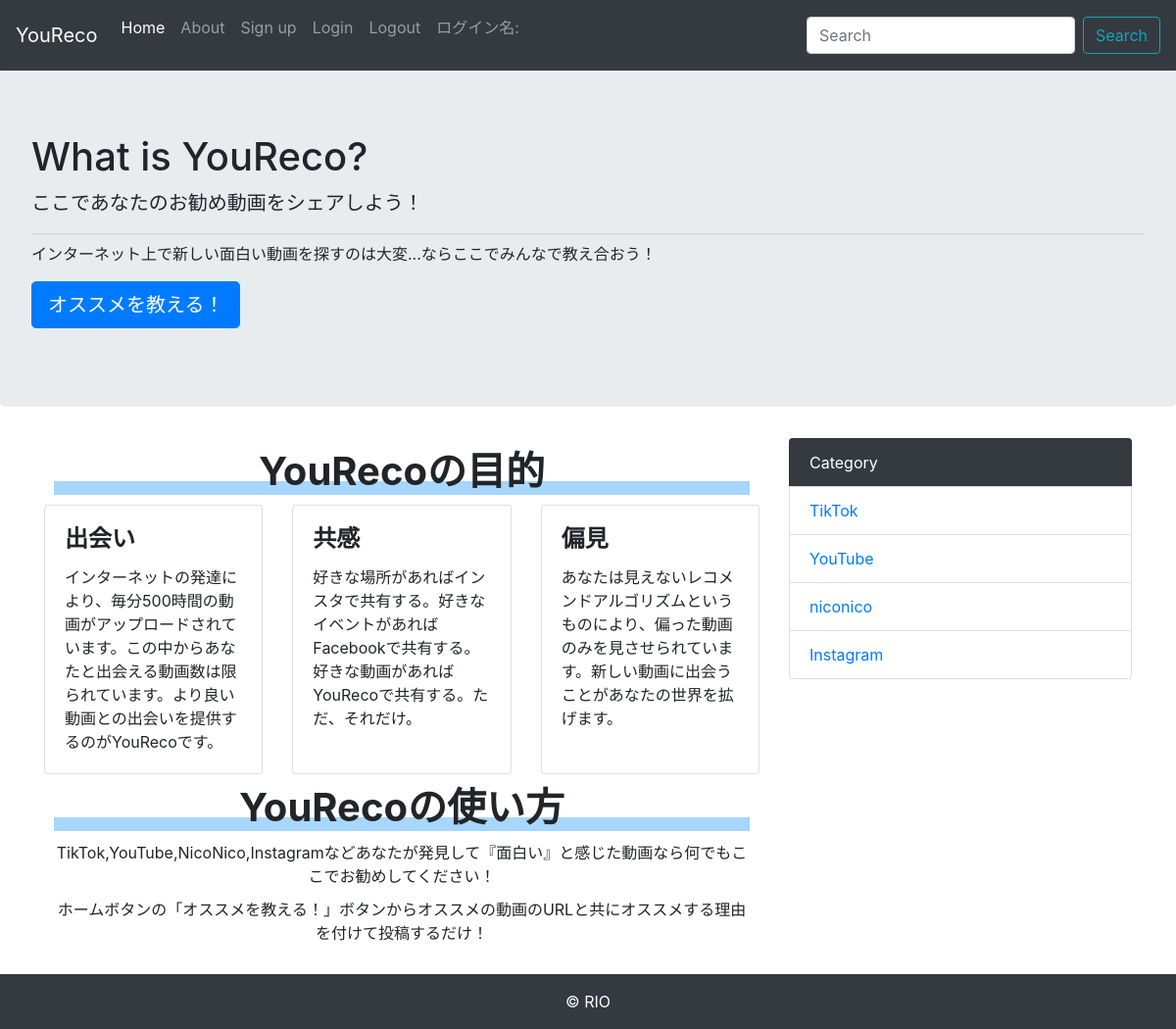
The page /about/ on the database its author committed.
### blog/models.py (models this page shows)
class Category(models.Model):
    name = models.CharField('Category', max_length=255)
    created_at = models.DateTimeField('Date', default=timezone.now)
    def __str__(self):
        return self.name

### blog/views.py (the view)
class AboutView(TemplateView):
    template_name = 'blog/about.html'

### blog/context_processors.py (called while the page is built)
def common(request):
    context = {
        'category_list': Category.objects.all(),
    }
    return context

### blog/templates/blog/about.html
{% extends 'blog/base.html' %}
{% block content%}
{% load static%}
{% block extrahead %}
<link href="{% static 'about.css' %}" rel="stylesheet">
{% endblock %}
<div class='aboutcontent'>
    <h1 class='title'>YouRecoの目的</h1>
    <div class="card-deck">
        <div class="card">
        <div class="card-body">
            <h4 class="card-title">出会い</h4>
            <p class="card-text"> インターネットの発達により、毎分500時間の動画がアップロードされています。この中からあなたと出会える動画数は限られています。より良い動画との出会いを提供するのがYouRecoです。</p>
        </div>
        </div>
        <div class="card">
        <div class="card-body">
            <h4 class="card-title">共感</h4>
            <p class="card-text">好きな場所があればインスタで共有する。好きなイベントがあればFacebookで共有する。好きな動画があればYouRecoで共有する。ただ、それだけ。</p>
        </div>
        </div>
        <div class="card">
        <div class="card-body">
            <h4 class="card-title">偏見</h4>
            <p class="card-text">あなたは見えないレコメンドアルゴリズムというものにより、偏った動画のみを見させられています。新しい動画に出会うことがあなたの世界を拡げます。</p>
        </div>
        </div>
    </div>
    <h1 class='title'>YouRecoの使い方</h1>
    <p class='howto'>TikTok,YouTube,NicoNico,Instagramなどあなたが発見して『面白い』と感じた動画なら何でもここでお勧めしてください！</p>
    <p class='howto'>ホームボタンの「オススメを教える！」ボタンからオススメの動画のURLと共にオススメする理由を付けて投稿するだけ！</p>
</div>
{% endblock%}

### blog/templates/blog/base.html (shortened to what this page needs)
<!doctype html>
<html lang="ja">
  <head>
    <link rel="stylesheet" href="https://maxcdn.bootstrapcdn.com/bootstrap/4.0.0-beta.2/css/bootstrap.min.css">
  </head>
  <body>
    <nav class="navbar navbar-expand-lg navbar-dark bg-dark">
      <a class="navbar-brand" href="#">YouReco</a>
      <div class="collapse navbar-collapse" id="navbarSupportedContent">
        <ul class="navbar-nav mr-auto">
          <li class="nav-item active">
            <a class="nav-link" href="{% url 'blog:index' %}">Home</a>
          </li>
          <li class="nav-item">
            <a class="nav-link" href="{% url 'blog:about' %}">About</a>
          </li>
          <li class="nav-item">
            <a class="nav-link" href="{% url 'blog:create_account' %}">Sign up</a>
          </li>
          <li class="nav-item">
            <a class="nav-link" href="{% url 'blog:login' %}">Login</a>
          </li>
          <li class="nav-item">
            <a class="nav-link" href="{% url 'blog:logout' %}">Logout</a>
          </li>
          <li class="">
            <p class="nav-link" href="">ログイン名:{{user.get_username}}</a>
          </li>
        </ul>
        <form class="form-inline my-2 my-lg-0" method='GET' action= {% url 'blog:index' %}>
          <input class="form-control mr-sm-2" type="text" placeholder="Search" aria-label="Search" name='keyword'>
          <button class="btn btn-outline-info text-info my-2 my-sm-0" type="submit">Search</button>
      </div>
    </nav>
    <div class="jumbotron">
      <h1 class="font-weight-lighter">What is YouReco?</h1>
      <p class="lead">ここであなたのお勧め動画をシェアしよう！</p>
      <hr class="my-2">
      <p>インターネット上で新しい面白い動画を探すのは大変...ならここでみんなで教え合おう！</p>
      <p class="lead">
        <a class="btn btn-primary btn-lg" href="{% url 'blog:share' %}" role="button">オススメを教える！</a>
      </p>
    </div>
    <div class="container">
      <div class='row'>
        <div class='col-md-8'>
      {% block content %}
      {% endblock %}
        </div>
        <div class='col-md-4'>
          <ul class="list-group">
            <li class="list-group-item bg-dark text-white">Category</li>
            {% for category in category_list %}
            <li class="list-group-item"><a href="{% url 'blog:category' category.pk%}">{{ category }}</a></li>
            {% endfor%}
          </ul>
        </div>
      </div>
    </div>
    <footer class='bg-dark text-white text-center py-3'>
      &copy; RIO
    </footer>
  </body>
</html>

### blog/static/about.css (style rules this page uses)
.title { background: linear-gradient(transparent 70%, #a7d6ff 70%); text-align: center; font-weight: bold; margin: 10px 10px; }
.card-title { font-weight: bold; }
.howto { margin: 10px; text-align: center; }
.aboutcontent { margin-bottom: 30px; }

### rows shown on the page
Category: name "TikTok"
Category: name "YouTube"
Category: name "niconico"
Category: name "Instagram"
